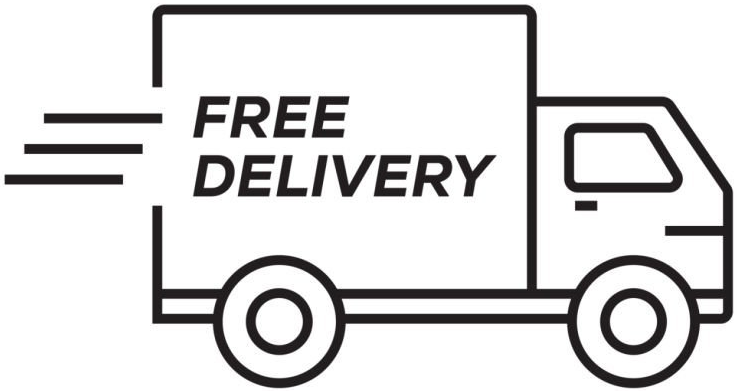
#> input picture Images/delivery.png, 737 x 391 px, found by its file name; its folder holds only this picture in this run
$ python imgtotext.py --image Images/delivery.png
#> lines starting #> are read from the running program, lines starting #| are printed output that depends on the picture; after the words box and inside, x2 and y2 are one past the last pixel; in counts of white or black regions, pixels touching at a corner belong together
# import the necessary packages
from PIL import Image
import pytesseract
import argparse
import cv2
import os

# Xây dựng hệ thống tham số đầu vào
# -i file ảnh cần nhận dạng
# -p tham số tiền xử lý ảnh (có thể bỏ qua nếu không cần). Nếu dùng: blur : Làm mờ ảnh để giảm noise, thresh: Phân tách đen trắng
ap = argparse.ArgumentParser()
ap.add_argument("-i", "--image", required=True,
	help="Đường dẫn đến ảnh muốn nhận dạng")
ap.add_argument("-p", "--preprocess", type=str, default="thresh",
	help="Bước tiền xử lý ảnh")
args = vars(ap.parse_args())

# Đọc file ảnh và chuyển về ảnh xám
image = cv2.imread('Images\\' + args["image"])
#> image is the input picture: shape (391, 737, 3); mean B, G, R 219, 218.7, 219.4
gray = cv2.cvtColor(image, cv2.COLOR_BGR2GRAY)

# Check xem có sử dụng tiền xử lý ảnh không
# Nếu phân tách đen trắng
if args["preprocess"] == "thresh":
	gray = cv2.threshold(gray, 0, 255,
		cv2.THRESH_BINARY | cv2.THRESH_OTSU)[1]
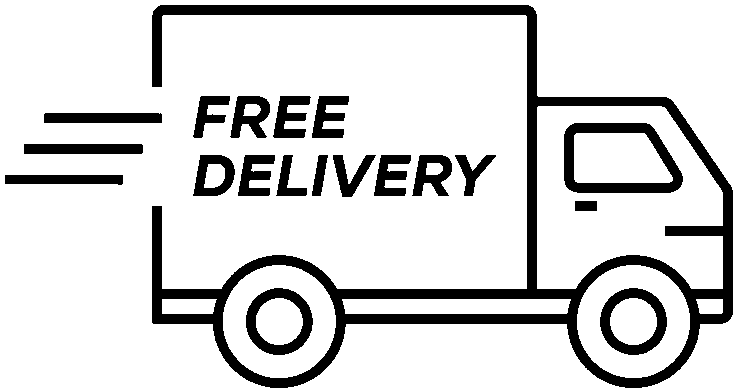
#> gray: shape (391, 737); 83.9% white; 20 black regions, largest, box (x1, y1, x2, y2) and area: (152, 5, 733, 388) 26321, (564, 123, 683, 193) 3024, (246, 288, 313, 355) 1775

# Nếu làm mờ ảnh
elif args["preprocess"] == "blur":
	gray = cv2.medianBlur(gray, 3)

# Ghi tạm ảnh xuống ổ cứng để sau đó apply OCR
filename = "{}.png".format(os.getpid())
cv2.imwrite(filename, gray)

pytesseract.pytesseract.tesseract_cmd = r"C:\Program Files (x86)\Tesseract-OCR\tesseract.exe"
# Load ảnh và apply nhận dạng bằng Tesseract OCR
#> (the run stopped early here; a loop or call above may not have finished)
